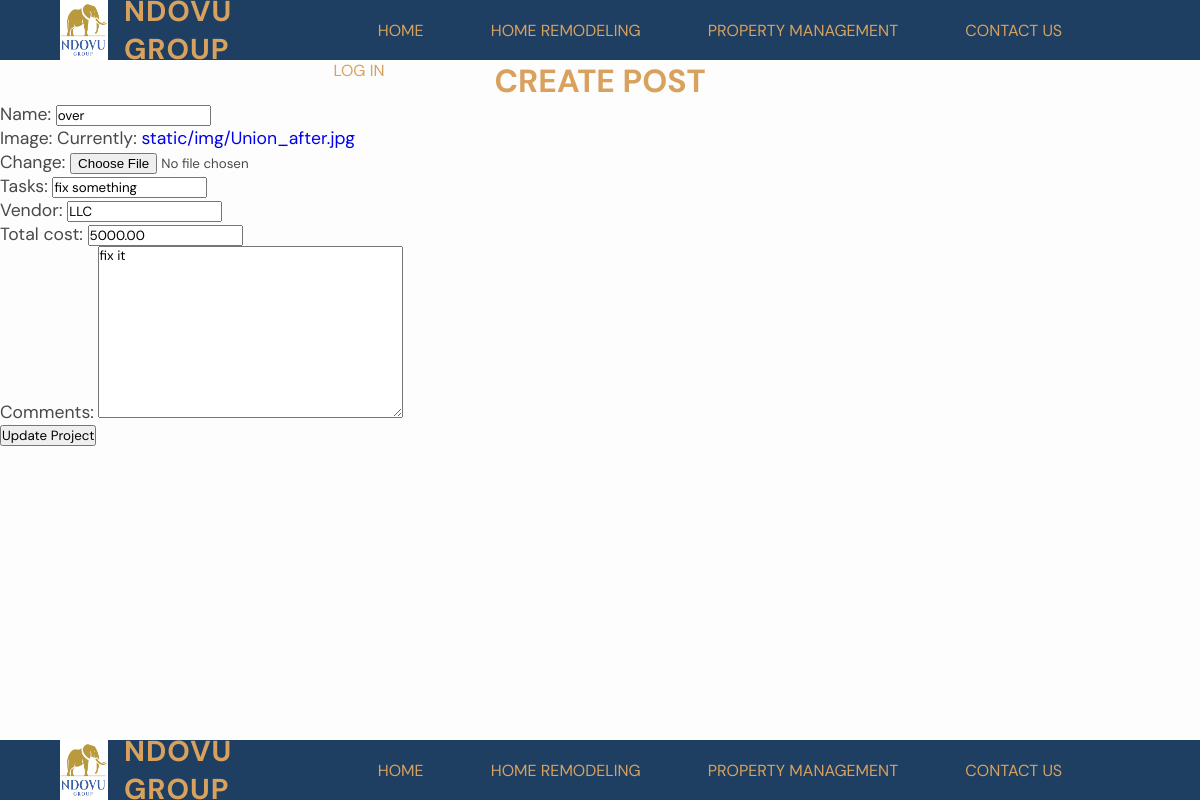
The page /projects/1/update/ on the database as committed earlier.
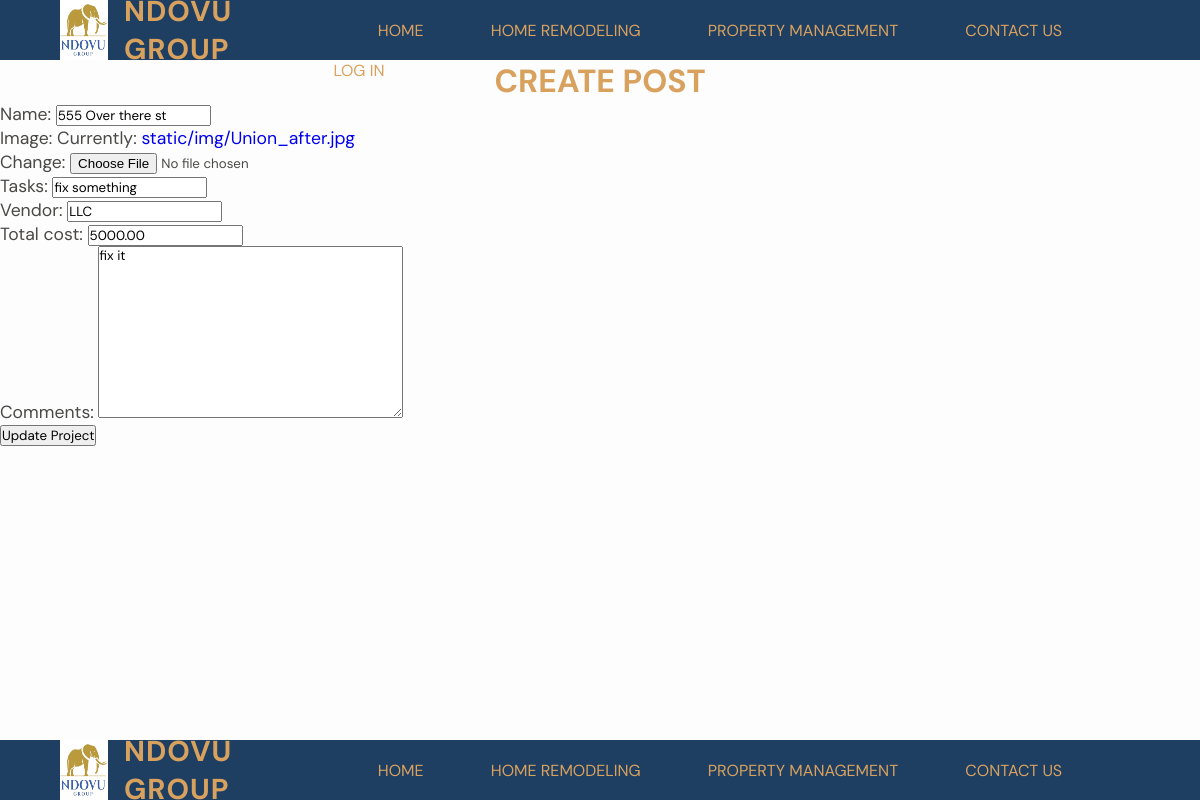
The same page on the database as committed later.
### projects/models.py (models this page shows, shortened)
class Project(models.Model):
    name = models.CharField(max_length=128)
    image = models.ImageField(upload_to="static/img")
    tasks = models.CharField(max_length=200)
    vendor = models.CharField(max_length=50)
    total_cost = MoneyField(max_digits=14, decimal_places=2, default_currency='USD')
    comments = models.TextField()
    start_date = models.DateTimeField(auto_now_add=True)
    complete_date = models.DateTimeField(null=True, blank=True)

### projects/views.py (the view)
# urls.py: path("<int:pk>/update/", views.ProjectUpdateView.as_view(), name="update"),
class ProjectUpdateView(UpdateView): #update current records
        template_name = "projects/update_project.html"
        model = Project
        fields = ["name", "image", "tasks", "vendor", "total_cost", "comments" ]

### templates/projects/update_project.html (shortened to what this page needs)
{% extends 'base.html' %}
{% block content%}
<h1>Create Post</h1>
<form method="POST">
    {{ form.as_p }}
    <input type="submit" class="btn btn-success" value="Update Project">
    </form>
{% endblock content%}

Rows that differ between the two databases and show on the page:
changed Project "fix something": name "over" → "555 Over there st"
